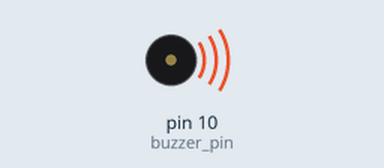
The sketch below on a simulated Arduino Uno, built with avr-gcc and run on an emulated ATmega328P. Shown: buzzer (waves = sounding).

Above: at 0.5 s.
Timing chart, 0 to 4.6 s (numbered marks = the images above):
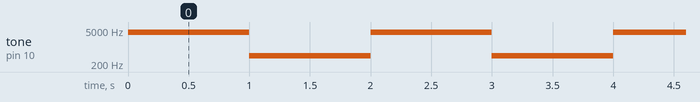

The sketch:

ham_tone.ino
```cpp
int buzzer_pin = 10; //(PB2 xet output la chan 10)

void setup()
{
  pinMode(buzzer_pin, OUTPUT);
  Timer1_Init();
}

void loop()
{
  Tone(buzzer_pin, 4000);
  delay(1000);
  Tone(buzzer_pin, 440);
  delay(1000);
}

void Timer1_Init()
{
  TCCR1A = 0; TCCR1B = 0; //Reset hai thanh ghi
  DDRB |= 1 << PB2; //Tuc chon dau ra chan pin 10 la output;
  TCCR1A |= (1 << WGM11); //Chon che do Fast PWM , che do tha tu do ICR1
  TCCR1B |= (1 << WGM12) | (1 << WGM13); //Chon che do Fast PWM , che do tha tu do ICR1
  TCCR1A |= 1 << COM1B1; //Chon kieu so sanh thuong (none_inverting)
}

void Tone(int pin, int PWM)
{
  ICR1 = 16000000 / PWM; // xung tran so (16Mhz/PWM) clock
  OCR1B = (16000000 / PWM) / 2; //Chon do rong cua xung la 50%
  TCCR1B |= 1 << CS10;
}
```

Measured:
- by itself, tone on pin 10 (buzzer_pin): alternates 3999 Hz for 1.0 s and 440 Hz for 1.0 s
